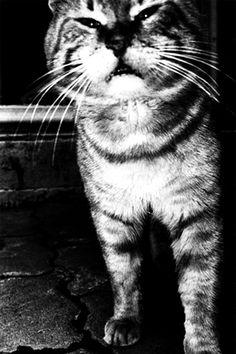
#> input picture Assignment 2/cat.jpg, 236 x 354 px
$ python hw2_ex1_thomas_buchegger.py
#> lines starting #> are read from the running program, lines starting #| are printed output that depends on the picture
""" 1 Linear filtering """

# Imports
import numpy as np
import matplotlib.pyplot as plt
from mpl_toolkits.mplot3d import Axes3D
plt.rcParams['image.cmap'] = 'gray'
import time
import pdb

img = plt.imread('cat.jpg').astype(np.float32)
#> img: shape (354, 236) float32; min 0, max 255, mean 77.6

plt.imshow(img)
plt.axis('off')
plt.title('original image')
plt.show()

# 1.1
def boxfilter(n):
    # this function returns a box filter of size nxn

    ### your code should go here ###
    box_filter = np.ones((n, n)) / n**2

    return box_filter

# 1.2
# Implement full convolution
def myconv2(image, filt):
    # This function performs a 2D convolution between image and filt, image being a 2D image. This
    # function should return the result of a 2D convolution of these two images. DO
    # NOT USE THE BUILT IN SCIPY CONVOLVE within this function. You should code your own version of the
    # convolution, valid for both 2D and 1D filters.
    # INPUTS
    # @ image         : 2D image, as numpy array, size mxn
    # @ filt          : 1D or 2D filter of size kxl
    # OUTPUTS
    # img_filtered    : 2D filtered image, of size (m+k-1)x(n+l-1)

    ### your code should go here ###
    if np.ndim(filt) < 2:
        filt = filt.reshape(1, len(filt))
    if np.ndim(image) < 2:
        image = image.reshape(1, len(image))
    if np.ndim(filt) >= 2:  # kernel has 2 dimensions
        # flip kernel
        filt = np.flip(filt, 0)
        filt = np.flip(filt, 1)
        filtered_img = np.zeros(
            (image.shape[0] + filt.shape[0] - 1, image.shape[1] + filt.shape[1] - 1))
        image = np.pad(image, ((filt.shape[0] - 1, filt.shape[0] - 1),
                               (filt.shape[1] - 1, filt.shape[1] - 1)), mode='constant')
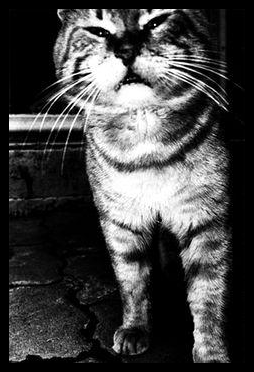
#> image: shape (372, 254) float32; min 0, max 255, mean 68.6
        for row in range(filtered_img.shape[0]):
            for col in range(filtered_img.shape[1]):
                filtered_img[row, col] = np.sum(np.multiply(
                    image[row:row + filt.shape[0], col:col + filt.shape[1]], filt))
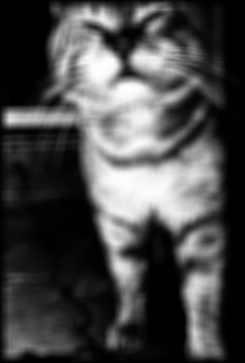
#> filtered_img: shape (363, 245) float64; min 0, max 254.8, mean 72.8
    else:  # kernel has just 1 dimension
        print("convolution error")
    return filtered_img


# 1.3
# create a boxfilter of size 10 and convolve this filter with your image - show the result
bsize = 10

### your code should go here ###
bfilt = boxfilter(bsize)
res = myconv2(img, bfilt)
plt.imshow(res)
plt.show()

# 1.4
# create a function returning a 1D gaussian kernel
def gauss1d(sigma, filter_length=20):
    # INPUTS
    # @ sigma         : sigma of gaussian distribution
    # @ filter_length : integer denoting the filter length, default is 10
    # OUTPUTS
    # @ gauss_filter  : 1D gaussian filter

    ### your code should go here ###

    if filter_length % 2 != 0:
        x = np.linspace(int(-filter_length / 2),
                        int(filter_length / 2), filter_length)
    else:
        filter_length += 1
        x = np.linspace(int(-filter_length / 2),
                        int(filter_length / 2),filter_length)
    gauss_filter = np.exp(-(x**2) / (2 * sigma**2))
    gauss_filter = gauss_filter / sum(gauss_filter)

    return gauss_filter


# 1.5
# create a function returning a 2D gaussian kernel
def gauss2d(sigma, filter_size=20):
    # INPUTS
    # @ sigma         : sigma of gaussian distribution
    # @ filter_size   : integer denoting the filter size, default is 10
    # OUTPUTS
    # @ gauss2d_filter  : 2D gaussian filter

    ### your code should go here ###

    g1d = gauss1d(sigma, filter_size)
    g1dT = g1d.reshape(len(g1d), 1)
    g2d = myconv2(g1d, g1dT)
    gauss2d_filter = g2d

    return gauss2d_filter

# Display a plot using sigma = 3
sigma = 3

### your code should go here ###
gauss2D = gauss2d(sigma)

# Plot
plt.figure()
#> (the run stopped early here; a loop or call above may not have finished)

$ run again, with Assignment 2/chessboard.jpg copied over Assignment 2/cat.jpg
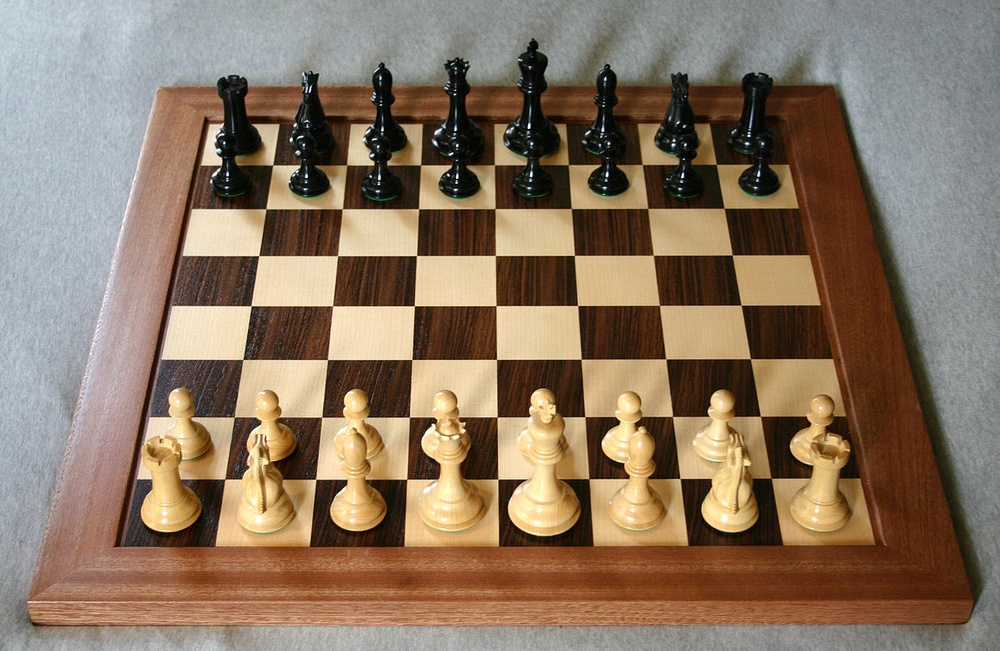
#> input picture Assignment 2/chessboard.jpg, 1000 x 651 px, shrunk from 1280 x 833 before the run
#> `plt.show()`:
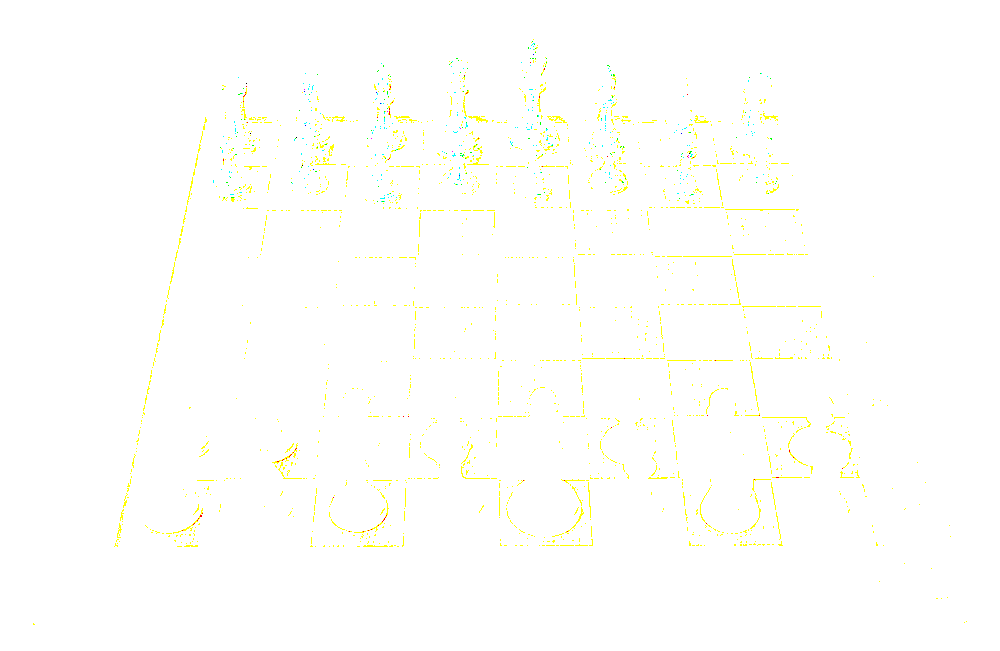
#> shown: shape (651, 1000, 3) float32; mean R, G, B 0.999, 1, 0.989
